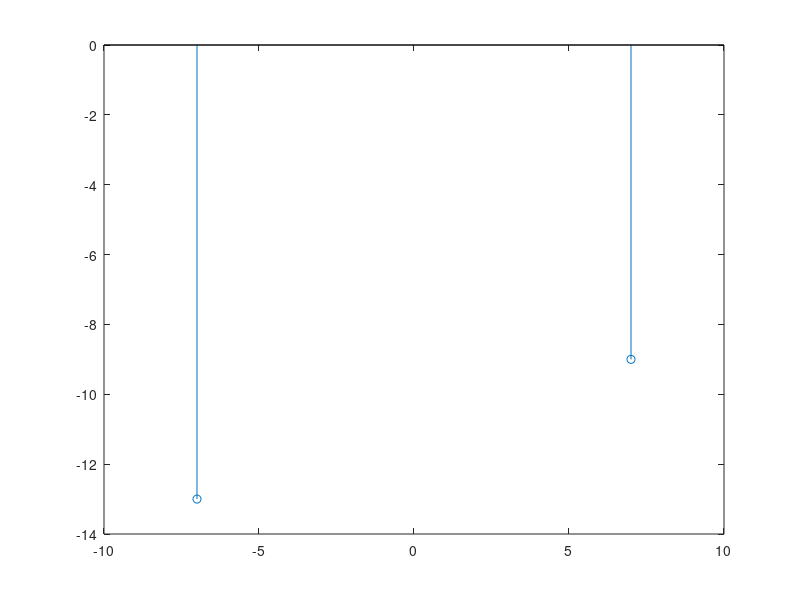

Write the MATLAB code that produced this figure.
clc
clear
Digital_signal = [0 1 1 0 0 0 0 1 1 1 1 0 0 0 1 0];
qam256_signal=zeros(1,length(Digital_signal)/8);
Real_part=zeros(1,length(qam256_signal));
Imag_part=zeros(1,length(qam256_signal));
bitmap=[-15 -13 -9 -11 -1 -3 -7 -5 15 13 9 11 1 3 7 5];
m=1;
for l=1:8:length(Digital_signal)
  x=Digital_signal(l)*(8)+Digital_signal(l+1)*(4)+Digital_signal(l+2)*(2)+Digital_signal(l+3);
  y=Digital_signal(l+4)*(8)+Digital_signal(l+5)*(4)+Digital_signal(l+6)*(2)+Digital_signal(l+7);
  qam256_signal(m)=bitmap(x+1)+(bitmap(y+1)*i);
  Real_part(m)=real(qam256_signal(m));    
  Imag_part(m)=imag(qam256_signal(m)); 
  m=m+1;
 end
stem(Real_part,Imag_part)